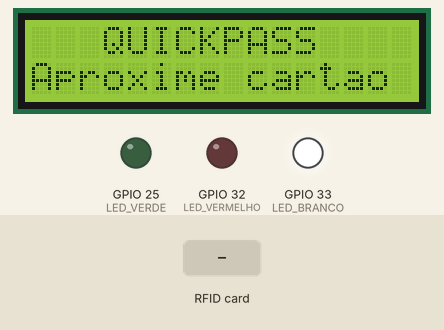
Recording of a sketch running on a simulated ESP32. Parts: 16×2 character LCD, output pins drawn as LEDs (lit = HIGH). The test bench sets the inputs (shaded band). What the sketch prints to the serial monitor is not drawn.

Above: at 1.3 s.
1.4 s: RFID card 7A BF 3B 1D held to the reader
At 2.2 s:
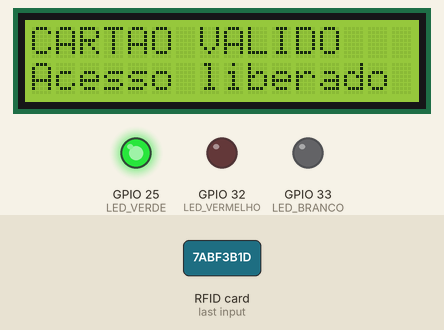
2.9 s: RFID card 5E 7A 19 C4 held to the reader
At 5.6 s:
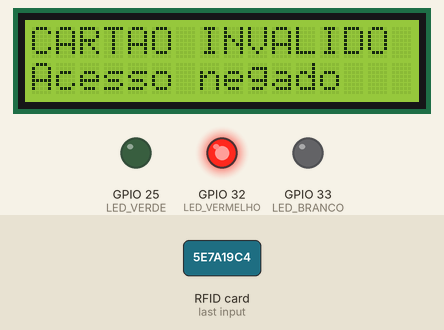
5.9 s: RFID card D3 C6 EC F6 held to the reader
At 9.0 s:
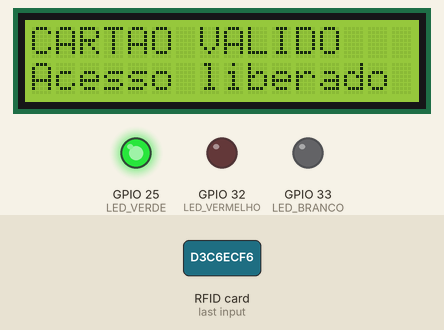
Timing chart, 0 to 12.1 s (numbered marks = the images above; inputs shaded):
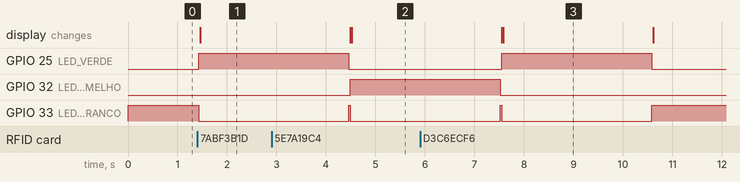

Measured:
- after the input at 1.4 s, GPIO 25 (LED_VERDE): LOW → HIGH at once; GPIO 33 (LED_BRANCO): HIGH → LOW at once; the display: changes after 0.06 s (image 1)
- after the input at 2.9 s, GPIO 32 (LED_VERMELHO): LOW → HIGH after 1.6 s; the display: first differs from a run without the input after 1.6 s (image 2)
- after the input at 5.9 s, GPIO 25 (LED_VERDE): LOW → HIGH after 1.7 s, → LOW 3.0 s later; the display: first differs from a run without the input after 1.7 s (image 3)

The sketch:

prot_esp32_rc522_lcd_led.ino
```cpp
// ==========================
// BIBLIOTECAS
// ==========================

#include <SPI.h>
#include <MFRC522.h>
#include <Wire.h>
#include <LiquidCrystal_I2C.h>

// ==========================
// RC522
// ==========================

#define SS_PIN 5
#define RST_PIN 4

MFRC522 rfid(SS_PIN, RST_PIN);

// ==========================
// LCD
// ==========================

LiquidCrystal_I2C lcd(0x27, 16, 2);

// ==========================
// LEDs
// ==========================

#define LED_VERMELHO 32
#define LED_BRANCO   33
#define LED_VERDE    25

// =============================================
// CARTÕES AUTORIZADOS
//pra "simular" um BD com os cartões cadastrados
// =============================================

byte uidAutorizado[][4] = {
  {0x7A, 0xBF, 0x3B, 0x1D},
  {0xD3, 0xC6, 0xEC, 0xF6}
};

// ==========================================
// FUNÇÃO: LED AGUARDANDO APROXIMAÇÃO
// ==========================================

void ledAguardando() {

  digitalWrite(LED_VERMELHO, LOW);
  digitalWrite(LED_BRANCO, HIGH);
  digitalWrite(LED_VERDE, LOW);
}

// ==========================================
// FUNÇÃO: LED CARTÃO VÁLIDO
// ==========================================

void ledValido() {

  digitalWrite(LED_VERMELHO, LOW);
  digitalWrite(LED_BRANCO, LOW);
  digitalWrite(LED_VERDE, HIGH);
}

// ==========================================
// FUNÇÃO: LED CARTÃO INVÁLIDO
// ==========================================

void ledInvalido() {

  digitalWrite(LED_VERMELHO, HIGH);
  digitalWrite(LED_BRANCO, LOW);
  digitalWrite(LED_VERDE, LOW);
}

void setup() {

  Serial.begin(115200);

  // ==========================
  // CONFIGURAÇÃO DOS LEDs
  // ==========================

  pinMode(LED_VERMELHO, OUTPUT);
  pinMode(LED_BRANCO, OUTPUT);
  pinMode(LED_VERDE, OUTPUT);

  // Começa aguardando cartão
  ledAguardando();

  // ==========================
  // STARTA LCD
  // ==========================

  Wire.begin(21, 22);

  lcd.begin();
  lcd.backlight();

  // ==========================
  // STARTA RC522
  // ==========================

  SPI.begin();
  rfid.PCD_Init();

  // ==========================
  // TELA INICIAL
  // ==========================

  lcd.clear();

  lcd.setCursor(0, 0);
  lcd.print("   QUICKPASS");

  lcd.setCursor(0, 1);
  lcd.print("Aproxime cartao");

  Serial.println("QUICKPASS iniciado.");
}

void loop() {

  // ==========================
  // AGUARDANDO CARTÃO
  // ==========================

  ledAguardando();

  // Verifica se existe cartão
  if (!rfid.PICC_IsNewCardPresent()) {
    return;
  }

  // Tenta ler o cartão
  if (!rfid.PICC_ReadCardSerial()) {
    return;
  }

  // ================================
  // MOSTRA O UID DO CARTÃO NO SERIAL
  // ================================

  Serial.print("UID: ");

  for (byte i = 0; i < rfid.uid.size; i++) {

    if (rfid.uid.uidByte[i] < 0x10) {
      Serial.print("0");
    }

    Serial.print(rfid.uid.uidByte[i], HEX);

    if (i < rfid.uid.size - 1) {
      Serial.print(":");
    }
  }

  Serial.println();

  // ==========================
  // CARTÃO VÁLIDO
  // ==========================

  if (cartaoAutorizado()) {

    Serial.println("CARTÃO VALIDO");

    // Acende LED verde
    ledValido();

    lcd.clear();

    lcd.setCursor(0, 0);
    lcd.print("CARTAO VALIDO");

    lcd.setCursor(0, 1);
    lcd.print("Acesso liberado");

    delay(3000);
  }

  // ==========================
  // CARTÃO INVÁLIDO
  // ==========================

  else {

    Serial.println("CARTÃO INVALIDO");

    // Acende LED vermelho
    ledInvalido();

    lcd.clear();

    lcd.setCursor(0, 0);
    lcd.print("CARTAO INVALIDO");

    lcd.setCursor(0, 1);
    lcd.print("Acesso negado");

    delay(3000);
  }

  // ==========================
  // FINALIZA COMUNICAÇÃO
  // ==========================

  rfid.PICC_HaltA();
  rfid.PCD_StopCrypto1();

  // ==========================
  // VOLTA PARA TELA INICIAL
  // ==========================

  ledAguardando();

  lcd.clear();

  lcd.setCursor(0, 0);
  lcd.print("   QUICKPASS");

  lcd.setCursor(0, 1);
  lcd.print("Aproxime cartao");
}

// ==========================================
// FUNÇÃO PARA VERIFICAR O CARTÃO
// ==========================================


bool cartaoAutorizado() {
  // Verifica se o UID possui 4 bytes(se está formatado da maneira correta)
  if (rfid.uid.size != 4) {
    return false;
  }

  // Compara com os dois cartões autorizados
  for (byte i = 0; i < 2; i++) {
    bool igual = true;

    for (byte j = 0; j < 4; j++) {
      if (rfid.uid.uidByte[j] != uidAutorizado[i][j]) {
        igual = false;
        break;
      }
    }

    if (igual) {
      return true;
    }
  }

  return false;
}
```
